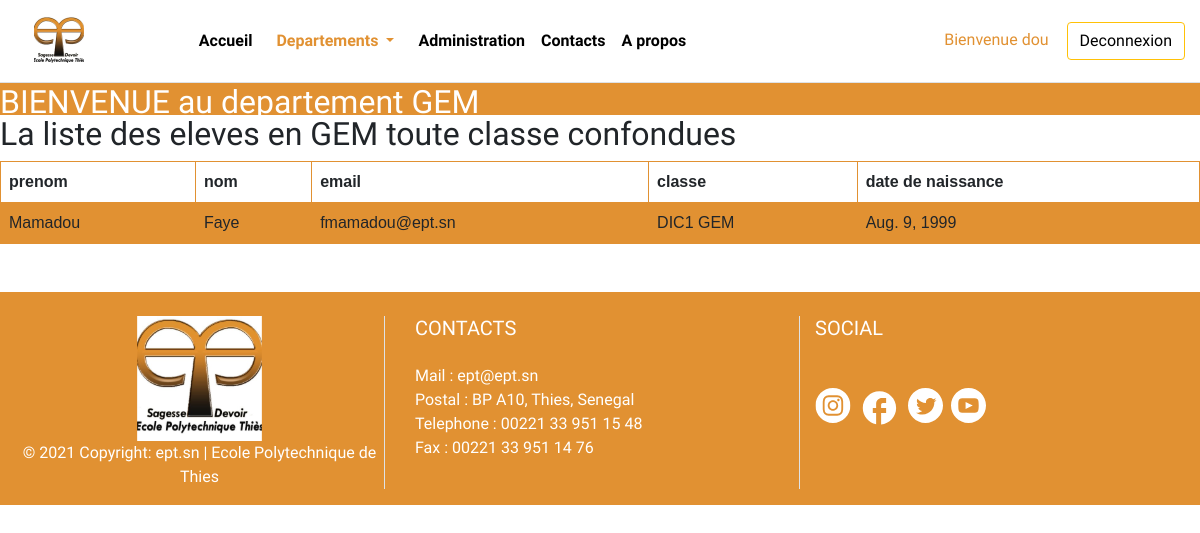
/departement/GEM (signed in), run on the app's committed database.
### departements/models.py (models this page shows, shortened)
class Utilisateur(models.Model):
    class Meta:
        ordering = ('nom',)
    prenom = models.CharField(max_length = 200)
    nom = models.CharField(max_length = 200)
    mail = models.EmailField(max_length=100 , primary_key=True)

class Etudiant(Utilisateur):
    class Meta:
        pass
    date_de_naissance = models.DateField(null=True)
    date_dinscription = models.DateField()
    lieu_de_naissance = models.CharField(max_length = 200)
    appartient = models.ManyToManyField('Classe')
    departement = models.ManyToManyField('Departement',default='GIT')

class Utilisateur(models.Model):
    class Meta:
        ordering = ('nom',)
    prenom = models.CharField(max_length = 200)
    nom = models.CharField(max_length = 200)
    mail = models.EmailField(max_length=100 , primary_key=True)

class Classe(models.Model):
    class Meta:
        pass
    nom_classe = models.TextField(max_length=100  , primary_key=True)
    description_classe = models.TextField(max_length=1000)
    def __str__(self):
        return self.nom_classe

### home/views.py (the view)
# urls.py: path('departement/<str:dep_num>', views.departement, name="departement_GIT"),
def departement(request , dep_num): #my logout view
    liste_git = Etudiant.objects.filter(departement=dep_num)
    upload = ConnexionForm()
    inscription = InscriptionForm()
    if request.method == 'POST':
        inscription = InscriptionForm(request.POST, request.FILES)
        username = request.POST['username']
        password = request.POST['password']
        user = authenticate(username=username, password=password)
        if user is not None and user.is_active:
            login(request, user)
            request.session['name'] = username
            request.session['password'] = password
            return redirect(request.path_info) #redirect to the current page
        else:
            return HttpResponse("""identifiants incorrects recharger la page ? <a href = "">reload</a>""")
        if inscription.is_valid():
            inscription.save()
            return HttpResponse("reussite")
        else:
            return HttpResponse("echec")
    else:
        return render(request, "departement_GIT.html" , {'liste_git':liste_git , 'upload_form':upload ,'nom_departement':dep_num })

### templates/departement_GIT.html (shortened to what this page needs)
{% load static %}
<!DOCTYPE html>
<html>
    <head>
    </head>
    <link rel="stylesheet" href="{% static 'css\bootstrap.min.css' %}">
    <body>
        <header>
        {% block extraheader %}
        {% include "head.html" %}
        {% endblock extraheader %}
        </header>
        <div style="background-color:rgb(225,145,50); height:2em">
          <h2 style="color:white">BIENVENUE au departement {{ nom_departement }}</h2>
        </div>
        <div class="">
          {% if request.user.is_authenticated %}
          <h2>La liste des eleves en {{ nom_departement }} toute classe confondues</h2>
            <table>
            <tr>
            <th>prenom </th>
            <th>nom</th>
            <th>email</th>
            <th>classe</th>
            <th>date de naissance</th>
            </tr>
          {% for git in liste_git %}
          <tr>
            <td>{{ git.prenom }} </td>
            <td>{{ git.nom }} </td>
            <td>{{ git.mail }} </td>
            {% for classe in git.appartient.all %}
            <td>{{ classe }}</td>
            {% endfor %}
            <td>{{ git.date_de_naissance }} </td>
          </tr>
          {% endfor %}
        </table>
        <br><br>
          {% else %}
          <p>veuillez vous connecter pour voir la liste des eleves GIT</p>
          {% endif %}
        </div>
        {% block loginmodal %}
        {% include "loginmodal.html" %}
        {% endblock loginmodal %}
        {% block inscriptionmodal %}
        {% include "inscriptionmodal.html" %}
        {% endblock inscriptionmodal %}
        {% block footer %}
        {% include "footer.html" %}
        {% endblock footer %}
    </body>
</html>

### templates/head.html (shortened to what this page needs)
{% load static %}
<!DOCTYPE html>
<html lang="en" dir="ltr">
  <head>
  </head>
  <body>
      <header class="d-flex flex-wrap align-items-center justify-content-center  py-3  border-bottom">
          <div class="col-lg-1 col-md-12 float-left">
        <a href="/" class="d-flex align-items-center col-md-3 mb-2 mb-md-0 text-dark text-decoration-none">
          <img src="{% static 'images/ept_logoHAUT.svg' %}" height="50" alt="logoEPT">
        </a>
        </div>
        <div class="col-lg-7 col-md-12 ">
        <ul class="nav col-12 col-md-auto   mb-2 justify-content-center mb-md-0">
          <li><a href="/" id="accueil" class="nav-link px-2 link-secondary">Accueil</a></li>
          <li>
            <a class="nav-link dropdown-toggle" id="departements" style="" href="#" id="navbarDropdown" role="button" data-toggle="dropdown" aria-haspopup="true" aria-expanded="false">
              Departements
            </a>
          <li>
          <li><a href="/admin" id="administration" class="nav-link px-2 link-dark">Administration</a></li>
          <li><a href="/contacts" id="contacts"  class="nav-link px-2 link-dark">Contacts</a></li>
          <li><a href="#" id="a propos"  class="nav-link px-2 link-dark">A propos</a></li>
        </ul>
        </div>
        <div class="col-lg-4 col-md-12 text-right text-end">
          {% if request.user.is_authenticated %}
          <button  style="background-color : white; border:none ;color:rgb(225,145,50);"  data-toggle="modal"class=" disabled   ml-5 mr-2">Bienvenue {{request.user.username}} </button>
          <button type="button"  data-toggle="modal" class="btn btn-outline-warning"><a href="/logout" style="text-decoration:none ; color:black ">Deconnexion</a></button>
          {% else %}
          <button type="button" style="background-color : rgb(225,145,50)  ;color:white;" href="#myModal" data-toggle="modal"class="btn trigger-btn  btn-warning ml-5 mr-2">Connexion</button>
          <button type="button" href="#myModal2" data-toggle="modal" class="btn btn-outline-warning">Inscription</button>
          {% endif %}
        </div>
      </header>
  </body>
</html>

### templates/departement_GIT.html (style rules this page uses)
#departements { color : rgb(225,145,50) ; }
table { font-family: arial, sans-serif; border-collapse: collapse; width: 100%; }
td, th { border: 1px solid rgb(225,145,50); text-align: left; padding: 8px; }
tr:nth-child(even) { background-color: rgb(225,145,50); }

### templates/head.html (style rules this page uses)
li a { text-decoration:none ; color : black ; font-weight :bold ; }

### templates/loginmodal.html (style rules this page uses)
body { font-family: 'Varela Round', sans-serif; }

### templates/inscriptionmodal.html (style rules this page uses)
body { font-family: 'Varela Round', sans-serif; }

### data on the page
departements_etudiant_departement: departement "GEM"
Etudiant: prenom "Mamadou", nom "Faye", mail "fmamadou@ept.sn", date_de_naissance "Aug. 9, 1999"
Classe: nom_classe "DIC1 GEM"

### other printed values
{{ request.user.username }} "dou"
